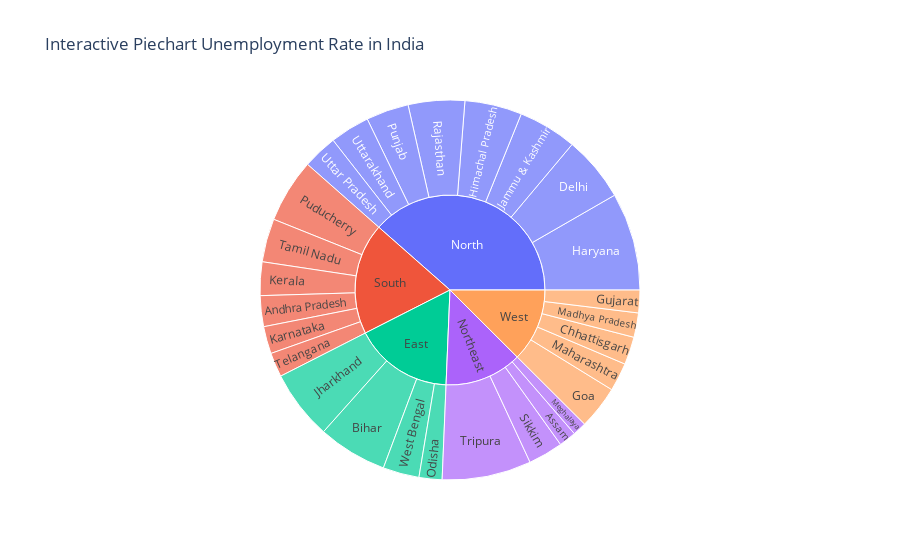

Here is the notebook cell this chart was saved with:
### Code cell
fig = px.sunburst(aggregated_data, path=["Region", "State"], values="Estimated Unemployment Rate(%)",
                  color_continuous_scale="RdYlGn", title="Interactive Piechart Unemployment Rate in India")
fig.show()

### Figure 1 — Plotly figure (JSON) as saved in the notebook; plotly's stock layout.template omitted (floating-point values rounded to 4 significant figures)
{"data": [{"branchvalues": "total", "domain": {"x": [0, 1], "y": [0, 1]}, "hovertemplate": "labels=%{label}<br>Estimated Unemployment Rate(%)=%{value}<br>parent=%{parent}<br>id=%{id}<extra></extra>", "ids": ["South/Andhra Pradesh", "Northeast/Assam", "East/Bihar", "West/Chhattisgarh", "North/Delhi", "West/Goa", "West/Gujarat", "North/Haryana", "North/Himachal Pradesh", "North/Jammu & Kashmir", "East/Jharkhand", "South/Karnataka", "South/Kerala", "West/Madhya Pradesh", "West/Maharashtra", "Northeast/Meghalaya", "East/Odisha", "South/Puducherry", "North/Punjab", "North/Rajasthan", "Northeast/Sikkim", "South/Tamil Nadu", "South/Telangana", "Northeast/Tripura", "North/Uttar Pradesh", "North/Uttarakhand", "East/West Bengal", "East", "North", "Northeast", "South", "West"], "labels": ["Andhra Pradesh", "Assam", "Bihar", "Chhattisgarh", "Delhi", "Goa", "Gujarat", "Haryana", "Himachal Pradesh", "Jammu & Kashmir", "Jharkhand", "Karnataka", "Kerala", "Madhya Pradesh", "Maharashtra", "Meghalaya", "Odisha", "Puducherry", "Punjab", "Rajasthan", "Sikkim", "Tamil Nadu", "Telangana", "Tripura", "Uttar Pradesh", "Uttarakhand", "West Bengal", "East", "North", "Northeast", "South", "West"], "name": "", "parents": ["South", "Northeast", "East", "West", "North", "West", "West", "North", "North", "North", "East", "South", "South", "West", "West", "Northeast", "East", "South", "North", "North", "Northeast", "South", "South", "Northeast", "North", "North", "East", "", "", "", "", ""], "type": "sunburst", "values": [8.664, 4.856, 19.47, 7.819, 18.41, 12.17, 6.376, 27.48, 16.07, 16.48, 19.54, 7.668, 9.434, 6.854, 7.979, 3.866, 6.462, 17.94, 11.98, 15.87, 9.793, 12.19, 6.833, 25.05, 9.737, 11.16, 10.19, 55.66, 127.2, 43.57, 62.73, 41.2]}], "layout": {"legend": {"tracegroupgap": 0}, "title": {"text": "Interactive Piechart Unemployment Rate in India"}}}
